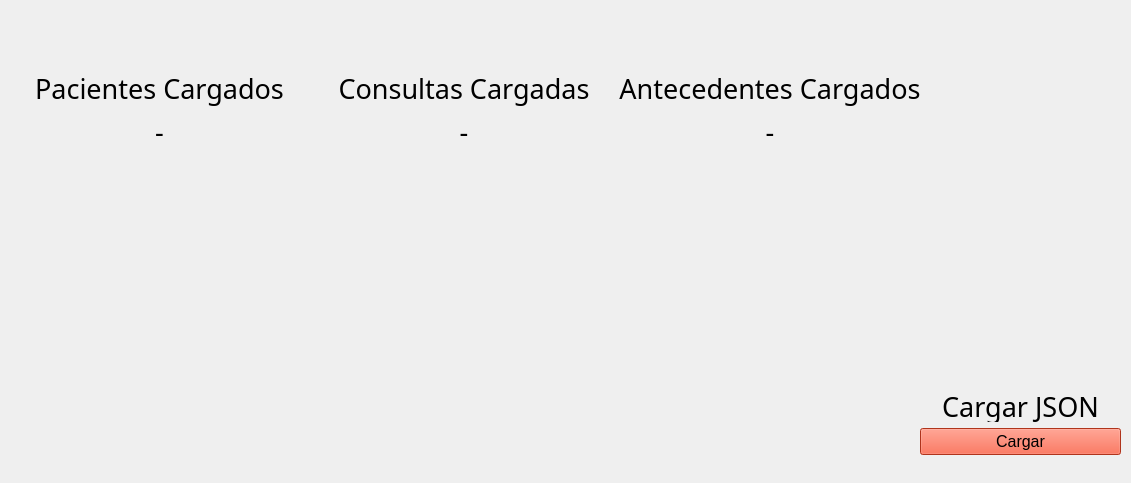
<?xml version="1.0" encoding="UTF-8"?>
<ui version="4.0">
 <class>Form</class>
 <widget class="QWidget" name="Form">
  <property name="geometry">
   <rect>
    <x>0</x>
    <y>0</y>
    <width>1131</width>
    <height>483</height>
   </rect>
  </property>
  <property name="windowTitle">
   <string>Form</string>
  </property>
  <widget class="QWidget" name="widget_xlsx" native="true">
   <property name="geometry">
    <rect>
     <x>0</x>
     <y>0</y>
     <width>1121</width>
     <height>471</height>
    </rect>
   </property>
   <widget class="QWidget" name="charge_box" native="true">
    <property name="geometry">
     <rect>
      <x>920</x>
      <y>390</y>
      <width>201</width>
      <height>71</height>
     </rect>
    </property>
    <widget class="QWidget" name="verticalLayoutWidget_2">
     <property name="geometry">
      <rect>
       <x>0</x>
       <y>0</y>
       <width>201</width>
       <height>65</height>
      </rect>
     </property>
     <layout class="QVBoxLayout" name="verticalLayout_3">
      <item>
       <widget class="QLabel" name="ChargeLabel">
        <property name="font">
         <font>
          <family>MS PGothic</family>
          <pointsize>20</pointsize>
         </font>
        </property>
        <property name="layoutDirection">
         <enum>Qt::LayoutDirection::LeftToRight</enum>
        </property>
        <property name="text">
         <string>Cargar JSON</string>
        </property>
        <property name="alignment">
         <set>Qt::AlignmentFlag::AlignCenter</set>
        </property>
       </widget>
      </item>
      <item>
       <widget class="QPushButton" name="btn_charge">
        <property name="font">
         <font>
          <family>Leelawadee UI</family>
          <pointsize>12</pointsize>
         </font>
        </property>
        <property name="styleSheet">
         <string notr="true">QPushButton {
    background-color: #F54927;
}

QPushButton:pressed {
    background-color: white;
    color: #F54927;
}</string>
        </property>
        <property name="text">
         <string>Cargar</string>
        </property>
       </widget>
      </item>
     </layout>
    </widget>
   </widget>
   <widget class="QWidget" name="widget_result_xlsx" native="true">
    <property name="geometry">
     <rect>
      <x>10</x>
      <y>0</y>
      <width>911</width>
      <height>451</height>
     </rect>
    </property>
    <widget class="QWidget" name="horizontalLayoutWidget_2">
     <property name="geometry">
      <rect>
       <x>0</x>
       <y>70</y>
       <width>911</width>
       <height>80</height>
      </rect>
     </property>
     <layout class="QHBoxLayout" name="horizontalLayout_4">
      <item>
       <layout class="QVBoxLayout" name="verticalLayout_5">
        <item>
         <widget class="QLabel" name="patients_label">
          <property name="font">
           <font>
            <family>MS PGothic</family>
            <pointsize>20</pointsize>
           </font>
          </property>
          <property name="layoutDirection">
           <enum>Qt::LayoutDirection::LeftToRight</enum>
          </property>
          <property name="text">
           <string>Pacientes Cargados</string>
          </property>
          <property name="alignment">
           <set>Qt::AlignmentFlag::AlignCenter</set>
          </property>
         </widget>
        </item>
        <item>
         <widget class="QLabel" name="patients_result">
          <property name="font">
           <font>
            <family>MS PGothic</family>
            <pointsize>20</pointsize>
           </font>
          </property>
          <property name="layoutDirection">
           <enum>Qt::LayoutDirection::LeftToRight</enum>
          </property>
          <property name="text">
           <string>-</string>
          </property>
          <property name="alignment">
           <set>Qt::AlignmentFlag::AlignCenter</set>
          </property>
         </widget>
        </item>
       </layout>
      </item>
      <item>
       <layout class="QVBoxLayout" name="verticalLayout_6">
        <item>
         <widget class="QLabel" name="consulation_label">
          <property name="font">
           <font>
            <family>MS PGothic</family>
            <pointsize>20</pointsize>
           </font>
          </property>
          <property name="layoutDirection">
           <enum>Qt::LayoutDirection::LeftToRight</enum>
          </property>
          <property name="text">
           <string>Consultas Cargadas</string>
          </property>
          <property name="alignment">
           <set>Qt::AlignmentFlag::AlignCenter</set>
          </property>
         </widget>
        </item>
        <item>
         <widget class="QLabel" name="consulation_result">
          <property name="font">
           <font>
            <family>MS PGothic</family>
            <pointsize>20</pointsize>
           </font>
          </property>
          <property name="layoutDirection">
           <enum>Qt::LayoutDirection::LeftToRight</enum>
          </property>
          <property name="text">
           <string>-</string>
          </property>
          <property name="alignment">
           <set>Qt::AlignmentFlag::AlignCenter</set>
          </property>
         </widget>
        </item>
       </layout>
      </item>
      <item>
       <layout class="QVBoxLayout" name="verticalLayout_7">
        <item>
         <widget class="QLabel" name="history_label">
          <property name="font">
           <font>
            <family>MS PGothic</family>
            <pointsize>20</pointsize>
           </font>
          </property>
          <property name="layoutDirection">
           <enum>Qt::LayoutDirection::LeftToRight</enum>
          </property>
          <property name="text">
           <string>Antecedentes Cargados</string>
          </property>
          <property name="alignment">
           <set>Qt::AlignmentFlag::AlignCenter</set>
          </property>
         </widget>
        </item>
        <item>
         <widget class="QLabel" name="history_result">
          <property name="font">
           <font>
            <family>MS PGothic</family>
            <pointsize>20</pointsize>
           </font>
          </property>
          <property name="layoutDirection">
           <enum>Qt::LayoutDirection::LeftToRight</enum>
          </property>
          <property name="text">
           <string>-</string>
          </property>
          <property name="alignment">
           <set>Qt::AlignmentFlag::AlignCenter</set>
          </property>
         </widget>
        </item>
       </layout>
      </item>
     </layout>
    </widget>
   </widget>
  </widget>
 </widget>
 <resources/>
 <connections/>
</ui>
